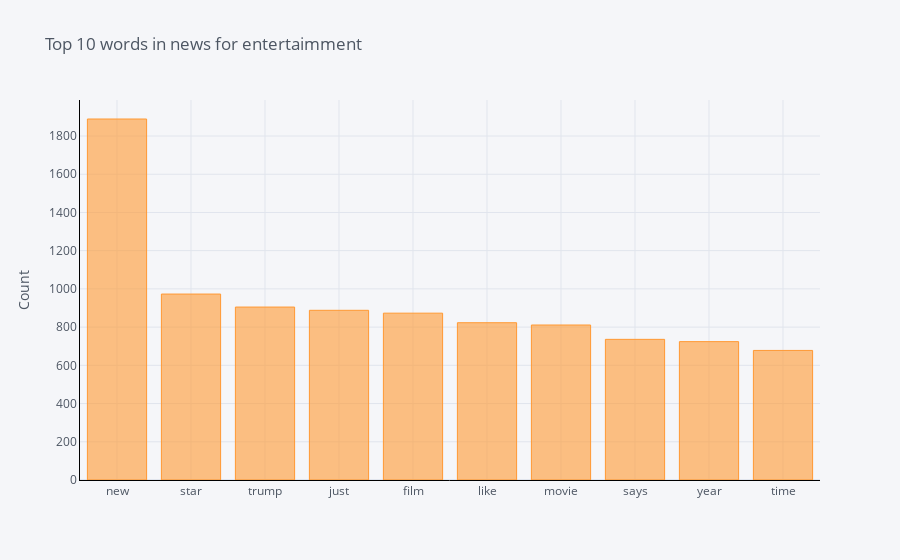

Notebook source saved alongside this figure:
### Code cell
plot_top_n_words(df_top_10_category[df_top_10_category['category'] == 'ENTERTAINMENT']['news'],title='Top 10 words in news for entertaimment',n=10)

### Figure 1 — Plotly figure (JSON) as saved in the notebook; plotly's stock layout.template omitted (floating-point values rounded to 4 significant figures)
{"data": [{"marker": {"color": "rgba(255, 153, 51, 0.6)", "line": {"color": "rgba(255, 153, 51, 1.0)", "width": 1}}, "name": "count", "orientation": "v", "text": "", "type": "bar", "x": ["new", "star", "trump", "just", "film", "like", "movie", "says", "year", "time"], "y": [1889, 973, 905, 888, 873, 823, 811, 736, 724, 678]}], "layout": {"legend": {"bgcolor": "#F5F6F9", "font": {"color": "#4D5663"}}, "paper_bgcolor": "#F5F6F9", "plot_bgcolor": "#F5F6F9", "title": {"font": {"color": "#4D5663"}, "text": "Top 10 words in news for entertaimment"}, "xaxis": {"gridcolor": "#E1E5ED", "linecolor": "black", "showgrid": true, "tickfont": {"color": "#4D5663"}, "title": {"font": {"color": "#4D5663"}, "text": ""}, "zerolinecolor": "#E1E5ED"}, "yaxis": {"gridcolor": "#E1E5ED", "linecolor": "black", "showgrid": true, "tickfont": {"color": "#4D5663"}, "title": {"font": {"color": "#4D5663"}, "text": "Count"}, "zerolinecolor": "#E1E5ED"}}}
